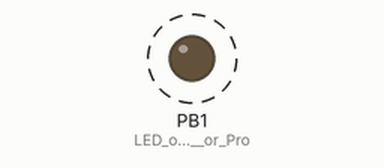
A sketch run on a simulated ATtiny85, built with avr-gcc and run on an emulated ATtiny85. Shown: output pins drawn as LEDs (lit = HIGH). Dashed ring = blinking.

Above: at 0.22 s.
Timing chart, 0 to 3.0 s (numbered marks = the images above):
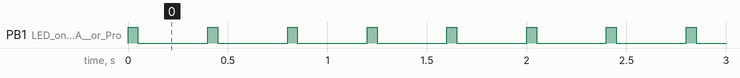

Measured:
- by itself, PB1 (LED_on_Model_A__or_Pro): alternates HIGH for 0.05 s and LOW for 0.35 s

The sketch:

Blinky.ino
```cpp
// the setup routine runs once when you press reset:
void setup() {
  // initialize the digital pin as an output.
//  pinMode(0, OUTPUT); //LED on Model B
  pinMode(1, OUTPUT); //LED on Model A  or Pro
}

// the loop routine runs over and over again forever:
void loop() {
//  digitalWrite(0, HIGH);   // turn the LED on (HIGH is the voltage level)
  digitalWrite(1, HIGH);
  delay(50);               // wait for a second
//  digitalWrite(0, LOW);    // turn the LED off by making the voltage LOW
  digitalWrite(1, LOW);
  delay(350);               // wait for a second
}
```
